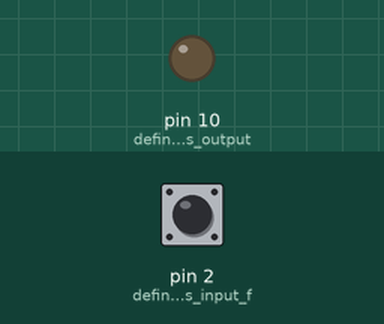
Simulated run of this sketch. Board: Arduino Uno, built with avr-gcc and run on an emulated ATmega328P. Shown: output pins drawn as LEDs (lit = HIGH). Inputs (shaded band) come from the test bench; at power-on: pin 2 (define_pin_two_as_input_f) HIGH.

Above: at 1.2 s.
1.3 s: pin 2 (define_pin_two_as_input_f) pulled LOW for 0.15 s
At 1.37 s:
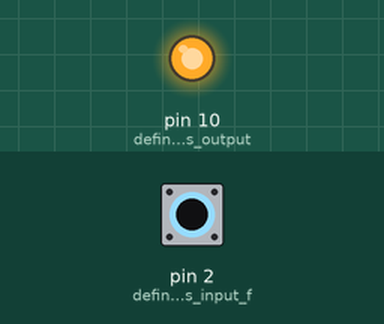
2.9 s: pin 2 (define_pin_two_as_input_f) pulled LOW for 3.2 s
At 6.4 s:
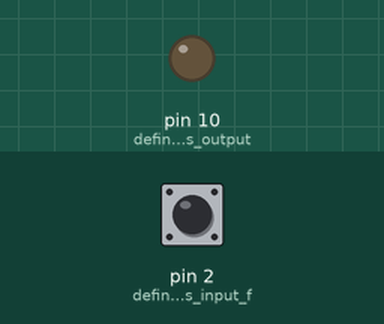
Timing chart, 0 to 7.9 s (numbered marks = the images above; inputs shaded):
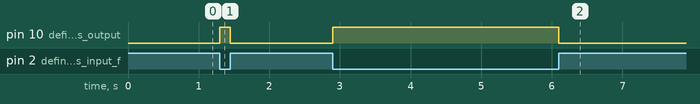

The sketch:

lab4question3.ino
```cpp
void setup() {

  pinMode(2, INPUT_PULLUP);// define pin two as input for push button
  pinMode(10, OUTPUT);// defind pin 10 as output
}

void loop() {

  int pushed_button = digitalRead(2);// read pin 2 and put the result in the "pushed" variable
  if(pushed_button == LOW){
    digitalWrite(10, HIGH);// if pusheed is equal LOW, turn the pin 10 HIGH (give it 5v)
  }else{
    digitalWrite(10, LOW);// else set pin 10 to low or zero volt
  }
}
```

Measured:
- after the input at 1.3 s, pin 10 (defind_pin_10_as_output): LOW → HIGH at once, → LOW 0.15 s later
- after the input at 2.9 s, pin 10 (defind_pin_10_as_output): LOW → HIGH at once, → LOW 3.2 s later
